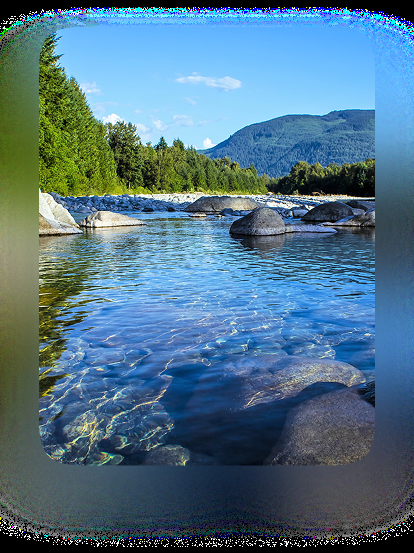
#> input picture frontend/src/assets/images/onboarding/clean-river.png, 414 x 553 px
$ python -i predictor.py   (imports and definitions only)   (older library calls are emulated)
#> lines starting #> are read from the running program, lines starting #| are printed output that depends on the picture; after the words box and inside, x2 and y2 are one past the last pixel; in counts of white or black regions, pixels touching at a corner belong together
import os
import time
from typing import Any, Dict, List

import cv2
import numpy as np

try:
    from ultralytics import YOLO
except Exception:
    YOLO = None


MODEL_PATH = os.getenv("MODEL_PATH", "AquaScan_best.pt")
IMG_SIZE = int(os.getenv("YOLO_IMGSZ", "640"))
CONF_THRESHOLD = float(os.getenv("YOLO_CONF", "0.25"))
IOU_THRESHOLD = float(os.getenv("YOLO_IOU", "0.50"))
MAX_DET = int(os.getenv("YOLO_MAX_DET", "100"))
MAX_INPUT_DIM = int(os.getenv("MAX_INPUT_DIM", "1280"))
MIN_BLUR_SCORE = float(os.getenv("MIN_BLUR_SCORE", "20"))
MIN_DIM = int(os.getenv("MIN_INPUT_DIM", "160"))

INVALID_WATER_RATIO = float(os.getenv("INVALID_WATER_RATIO", "0.05"))
CLEAR_WATER_RATIO = float(os.getenv("CLEAR_WATER_RATIO", "0.12"))

model = None
# [7 lines not run here, left out]


def service_unavailable_response(
    message: str = "The local detection service is temporarily unavailable."
) -> Dict[str, Any]:
    return {
        "pollutionType": "Analysis Unavailable",
        "severity": "UNKNOWN",
        "urgency": "5/10",
        "confidence": 0.2,
        "status": "Review Needed",
        "actionNeeded": "Review Needed",
        "reportType": "Manual Review",
        "description": message,
        "recommendation": "Please retry with a clearer image or review the image manually.",
        "needsBetterImage": True,
        "reviewRequired": True,
        "rawSource": "ml-service-unavailable",
    }


# [35 lines left out: functions unclear_response, invalid_image_response, not called in this run]


def load_image(image_input: Any):
    if isinstance(image_input, np.ndarray):
        return image_input if image_input.size > 0 else None
    if isinstance(image_input, str):
        return cv2.imread(image_input)
    return None


def resize_for_inference(image: np.ndarray) -> np.ndarray:
    h, w = image.shape[:2]
    largest = max(h, w)
    if largest <= MAX_INPUT_DIM:
        return image

    scale = MAX_INPUT_DIM / float(largest)
    new_w = max(1, int(w * scale))
    new_h = max(1, int(h * scale))
    return cv2.resize(image, (new_w, new_h), interpolation=cv2.INTER_AREA)


def blur_score(image: np.ndarray) -> float:
    gray = cv2.cvtColor(image, cv2.COLOR_BGR2GRAY)
    return float(cv2.Laplacian(gray, cv2.CV_64F).var())


def estimate_water_ratio(image: np.ndarray) -> float:
    small = cv2.resize(image, (384, 384), interpolation=cv2.INTER_AREA)
    hsv = cv2.cvtColor(small, cv2.COLOR_BGR2HSV)
    b, g, r = cv2.split(small)

    blue_mask = cv2.inRange(
        hsv,
        np.array([65, 20, 25]),
        np.array([140, 255, 255]),
    )

    reflective_mask = cv2.inRange(
        hsv,
        np.array([60, 0, 40]),
        np.array([160, 120, 255]),
    )

    blue_dominant = (
        (b.astype(np.int16) >= g.astype(np.int16) - 12)
        & (b.astype(np.int16) >= r.astype(np.int16) - 12)
    ).astype(np.uint8) * 255

    reflective_mask = cv2.bitwise_and(reflective_mask, blue_dominant)
    water_mask = cv2.bitwise_or(blue_mask, reflective_mask)
    water_mask = cv2.medianBlur(water_mask, 5)

    kernel = np.ones((5, 5), np.uint8)
    water_mask = cv2.morphologyEx(water_mask, cv2.MORPH_CLOSE, kernel, iterations=2)
    water_mask = cv2.morphologyEx(water_mask, cv2.MORPH_OPEN, kernel, iterations=1)

    ratio = float(cv2.countNonZero(water_mask)) / float(water_mask.size)
    return ratio


def is_probably_non_aquatic(image: np.ndarray, water_ratio: float) -> bool:
    """
    Generic non-aquatic validator.
    This is not for forests specifically — it is for any image that does not
    clearly show a water body.
    """
    if water_ratio >= INVALID_WATER_RATIO:
        return False

    small = cv2.resize(image, (256, 256), interpolation=cv2.INTER_AREA)
    hsv = cv2.cvtColor(small, cv2.COLOR_BGR2HSV)
    gray = cv2.cvtColor(small, cv2.COLOR_BGR2GRAY)

    green_mask = cv2.inRange(
        hsv,
        np.array([35, 35, 25]),
        np.array([95, 255, 255]),
    )

    blue_like_mask = cv2.inRange(
        hsv,
        np.array([75, 10, 25]),
        np.array([145, 255, 255]),
    )

    edge_density = cv2.Canny(gray, 80, 160)
    edge_ratio = float(cv2.countNonZero(edge_density)) / float(edge_density.size)
    green_ratio = float(cv2.countNonZero(green_mask)) / float(green_mask.size)
    blue_like_ratio = float(cv2.countNonZero(blue_like_mask)) / float(blue_like_mask.size)

    # Low water evidence + visually non-water scene
    if water_ratio < 0.03 and blue_like_ratio < 0.08 and edge_ratio > 0.08:
        return True

    if water_ratio < 0.035 and green_ratio > 0.18 and edge_ratio > 0.08:
        return True

    return False


def run_yolo(image: np.ndarray):
    if model is None:
        raise RuntimeError("YOLO model is not loaded.")

    results = model.predict(
        source=image,
        conf=CONF_THRESHOLD,
        iou=IOU_THRESHOLD,
        max_det=MAX_DET,
        imgsz=IMG_SIZE,
        verbose=False,
        augment=False,
    )
    return results[0]


# [288 lines left out: functions confidence_label_to_score, get_detected_items, generate_clear_water_response, generate_aquascan_report, not called in this run]


def predict_image(image_input: Any) -> Dict[str, Any]:
    started = time.time()

    try:
        image = load_image(image_input)
        if image is None:
            return unclear_response("The uploaded image could not be decoded.")

        image = resize_for_inference(image)
        h, w = image.shape[:2]

        if h < MIN_DIM or w < MIN_DIM:
            return unclear_response(
                "The uploaded image is too small or unclear for reliable aquatic waste analysis."
            )

        blur = blur_score(image)
        water_ratio = estimate_water_ratio(image)

        # Generic non-aquatic check
        if is_probably_non_aquatic(image, water_ratio):
            return invalid_image_response()

        # Blur should be handled independently and clearly surfaced
        blurry_scene = blur < MIN_BLUR_SCORE

        result = run_yolo(image)
        report = generate_aquascan_report(
            result,
            water_ratio,
            blurry_scene=blurry_scene,
        )

        print(
            f"[ML] total={round(time.time() - started, 3)}s "
            f"blur={round(blur, 2)} "
            f"water_ratio={round(water_ratio, 4)} "
            f"severity={report.get('severity')} "
            f"source={report.get('rawSource')}"
        )

        return report

    except Exception as exc:
        print(f"[ML] predictor_error: {exc}")
        return service_unavailable_response(f"Local ML failed: {exc}")

>>> import cv2
>>> picture = cv2.imread('../frontend/src/assets/images/onboarding/clean-river.png')
#> picture is the input picture: shape (553, 414, 3); mean B, G, R 135.2, 115.5, 80.9
>>> result = predict_image(picture)
#> in blur_score, `gray = cv2.cvtColor(image, cv2.COLOR_BGR2GRAY)`:
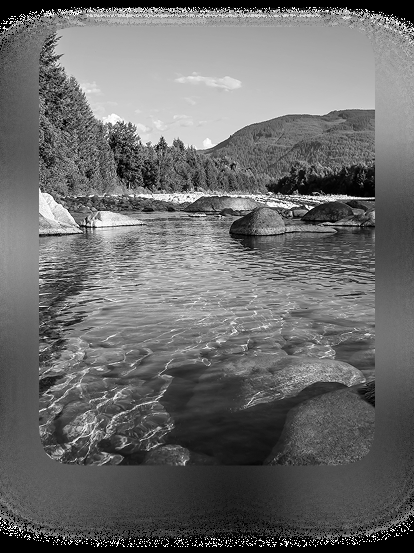
#> gray: shape (553, 414); min 0, max 255, mean 107.4
#> in predict_image, `blur = blur_score(image)`: blur = 9907.8
#> in estimate_water_ratio, `hsv = cv2.cvtColor(small, cv2.COLOR_BGR2HSV)`: hsv: shape (384, 384, 3); mean H, S, V 85.7, 117.2, 144.9
#> in estimate_water_ratio, `b, g, r = cv2.split(small)`:
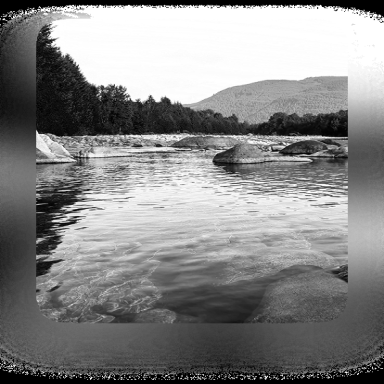
#> b: shape (384, 384); min 0, max 255, mean 135.2
#> in estimate_water_ratio, `b, g, r = cv2.split(small)`:
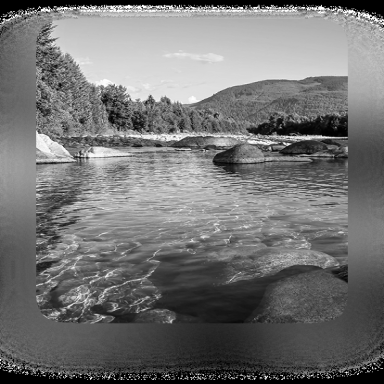
#> g: shape (384, 384); min 0, max 255, mean 115.5
#> in estimate_water_ratio, `b, g, r = cv2.split(small)`:
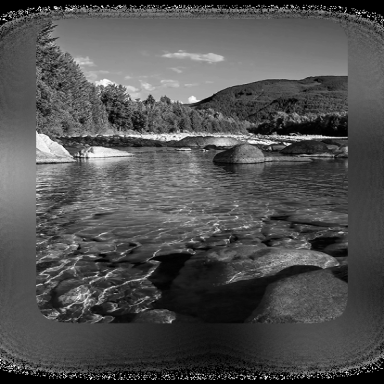
#> r: shape (384, 384); min 0, max 255, mean 80.9
#> in estimate_water_ratio, `blue_mask = cv2.inRange( hsv, np.array([65, 20, 25]), np.array([140, 2..`:
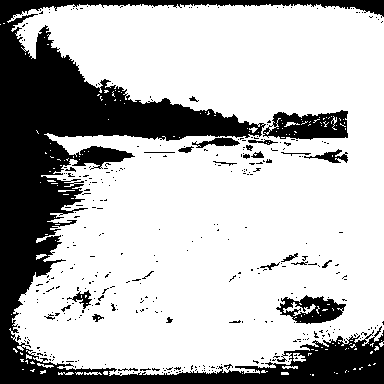
#> blue_mask: shape (384, 384); 72.6% white; 366 black regions (339 under 20 px), largest, box (x1, y1, x2, y2) and area: (0, 0, 384, 384) 35129, (263, 110, 348, 140) 1704, (276, 295, 346, 324) 1094
#> in estimate_water_ratio, `reflective_mask = cv2.inRange( hsv, np.array([60, 0, 40]), np.array([1..`: reflective_mask: shape (384, 384); 30.4% white; 843 white regions (789 under 20 px), largest, box (x1, y1, x2, y2) and area: (39, 121, 384, 235) 11672, (51, 38, 348, 107) 9075, (240, 270, 384, 369) 8664
#> in estimate_water_ratio, `blue_dominant = ( (b.astype(np.int16) >= g.astype(np.int16) - 12) & (b..`: blue_dominant: shape (384, 384); 82.9% white; 395 black regions (381 under 20 px), largest, box (x1, y1, x2, y2) and area: (0, 20, 263, 337) 22814, (273, 110, 348, 127) 476, (269, 132, 336, 138) 157
#> in estimate_water_ratio, `reflective_mask = cv2.bitwise_and(reflective_mask, blue_dominant)`:
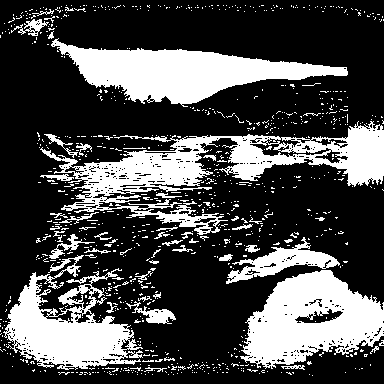
#> reflective_mask: shape (384, 384); 29.4% white; 886 white regions (836 under 20 px), largest, box (x1, y1, x2, y2) and area: (40, 121, 384, 235) 11326, (51, 38, 348, 107) 8972, (240, 270, 384, 369) 8664
#> in estimate_water_ratio, `water_mask = cv2.bitwise_or(blue_mask, reflective_mask)`: water_mask: shape (384, 384); 74.9% white; 344 black regions (325 under 20 px), largest, box (x1, y1, x2, y2) and area: (0, 0, 384, 384) 33267, (263, 110, 348, 140) 1643, (295, 309, 343, 323) 311
#> in estimate_water_ratio, `water_mask = cv2.medianBlur(water_mask, 5)`: water_mask: shape (384, 384); 75.4% white; 23 black regions (16 under 20 px), largest, box (x1, y1, x2, y2) and area: (0, 0, 384, 384) 33798, (264, 111, 348, 139) 1768, (297, 310, 341, 323) 311
#> in estimate_water_ratio, `water_mask = cv2.morphologyEx(water_mask, cv2.MORPH_CLOSE, kernel, ite..`: water_mask: shape (384, 384); 77% white; 5 black regions, box (x1, y1, x2, y2) and area: (0, 0, 384, 384) 30918, (274, 112, 346, 138) 1583, (300, 0, 384, 15) 683, (77, 147, 122, 164) 605, (269, 0, 297, 5) 140
#> in estimate_water_ratio, `water_mask = cv2.morphologyEx(water_mask, cv2.MORPH_OPEN, kernel, iter..`:
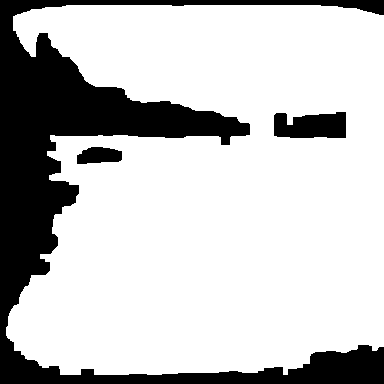
#> water_mask: shape (384, 384); 76.9% white; 3 black regions, box (x1, y1, x2, y2) and area: (0, 0, 384, 384) 31896, (274, 112, 346, 138) 1612, (77, 147, 122, 164) 605
#> in estimate_water_ratio, `ratio = float(cv2.countNonZero(water_mask)) / float(water_mask.size)`: ratio = 0.769
#> in predict_image, `blurry_scene = blur < MIN_BLUR_SCORE`: blurry_scene = False
#> result = 12 items

$ run again, on frontend/src/assets/images/onboarding/water-drop.png
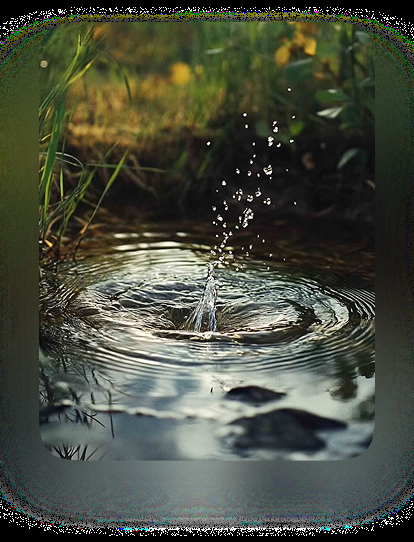
#> input picture frontend/src/assets/images/onboarding/water-drop.png, 414 x 542 px
#> picture is the input picture: shape (542, 414, 3); mean B, G, R 63.9, 77.5, 73.3
#> blur = 10656.6
#> hsv: shape (384, 384, 3); mean H, S, V 45.6, 62, 79.8
#> in estimate_water_ratio, `blue_mask = cv2.inRange( hsv, np.array([65, 20, 25]), np.array([140, 2..`:
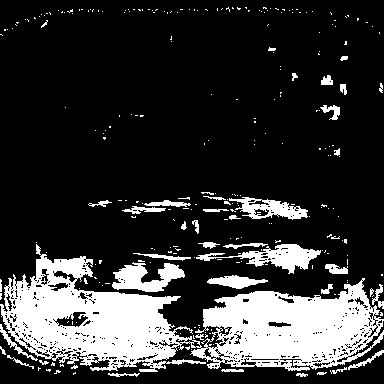
#> blue_mask: shape (384, 384); 20.3% white; 267 white regions (226 under 20 px), largest, box (x1, y1, x2, y2) and area: (0, 244, 384, 372) 22839, (196, 244, 321, 274) 1345, (112, 262, 185, 292) 1233
#> blue_dominant: shape (384, 384); 60% white; 245 black regions (221 under 20 px), largest, box (x1, y1, x2, y2) and area: (0, 7, 384, 260) 53594, (145, 260, 334, 300) 2292, (282, 217, 347, 252) 875
#> in estimate_water_ratio, `water_mask = cv2.morphologyEx(water_mask, cv2.MORPH_OPEN, kernel, iter..`:
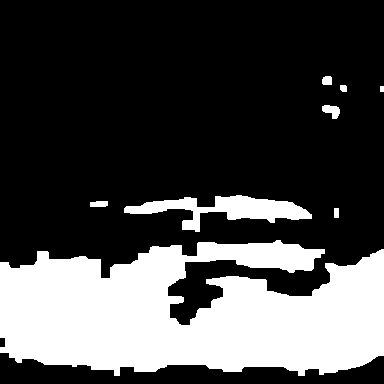
#> water_mask: shape (384, 384); 28.8% white; 8 white regions, largest, box (x1, y1, x2, y2) and area: (0, 240, 384, 376) 39130, (124, 195, 312, 232) 2849, (322, 105, 340, 119) 162
#> ratio = 0.288
#> blurry_scene = False
#> result = 12 items
